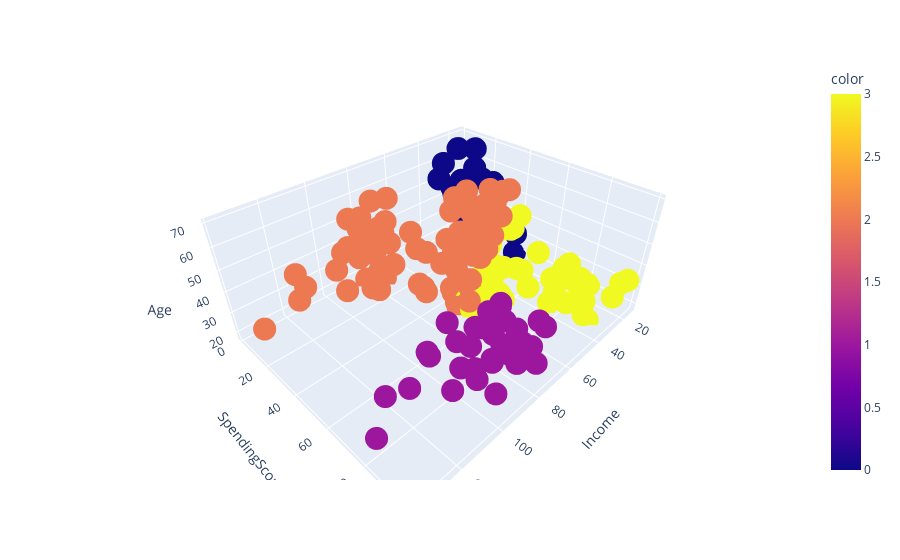
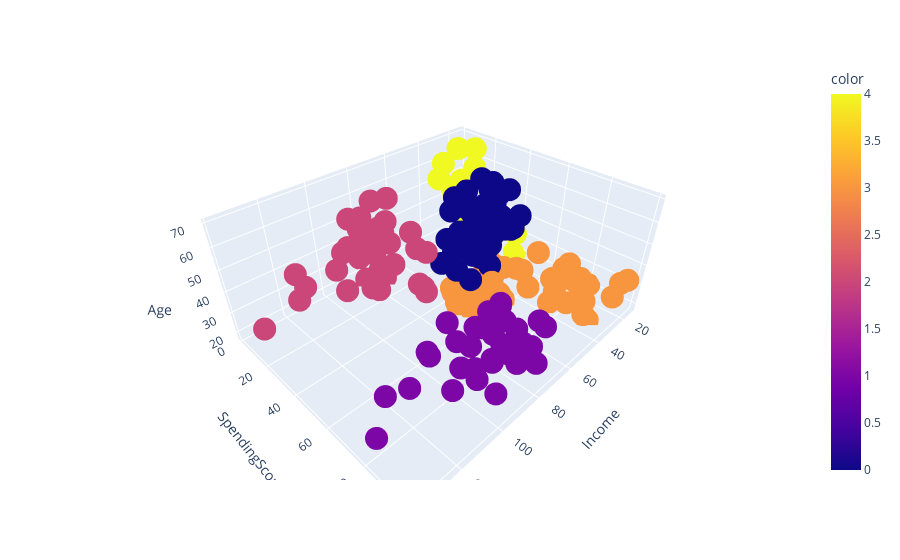

The notebook cell saved with these charts, in order:
### Markdown cell above
**Завдання 11** 

Зробити візуалізацію кластеризації методу К-середніх на вибраних Вами двох різних кількостях кластерів використовуючи [scatter_3d](https://plotly.com/python/3d-scatter-plots/).

### Code cell
fig = px.scatter_3d(data_frame=X, x='Income', y='SpendingScore', z='Age', color=four_clusters)
fig.show()

fig2 = px.scatter_3d(data_frame=X, x='Income', y='SpendingScore', z='Age', color=five_clusters)
fig2.show()

### Figure 1 — Plotly figure (JSON) as saved in the notebook; plotly's stock layout.template omitted (floating-point values rounded to 4 significant figures; data arrays with more than 128 entries replaced by an {"elided": "..."} marker saying what was removed)
{"data": [{"hovertemplate": "Income=%{x}<br>SpendingScore=%{y}<br>Age=%{z}<br>color=%{marker.color}<extra></extra>", "legendgroup": "", "marker": {"color": {"elided": "200 int values"}, "coloraxis": "coloraxis", "symbol": "circle"}, "mode": "markers", "name": "", "scene": "scene", "showlegend": false, "type": "scatter3d", "x": {"elided": "200 int values"}, "y": {"elided": "200 int values"}, "z": {"elided": "200 int values"}}], "layout": {"coloraxis": {"colorbar": {"title": {"text": "color"}}, "colorscale": [[0, "#0d0887"], [0.1111, "#46039f"], [0.2222, "#7201a8"], [0.3333, "#9c179e"], [0.4444, "#bd3786"], [0.5556, "#d8576b"], [0.6667, "#ed7953"], [0.7778, "#fb9f3a"], [0.8889, "#fdca26"], [1, "#f0f921"]]}, "legend": {"tracegroupgap": 0}, "margin": {"t": 60}, "scene": {"domain": {"x": [0, 1], "y": [0, 1]}, "xaxis": {"title": {"text": "Income"}}, "yaxis": {"title": {"text": "SpendingScore"}}, "zaxis": {"title": {"text": "Age"}}}}}

### Figure 2 — Plotly figure (JSON) as saved in the notebook; plotly's stock layout.template omitted (floating-point values rounded to 4 significant figures; data arrays with more than 128 entries replaced by an {"elided": "..."} marker saying what was removed)
{"data": [{"hovertemplate": "Income=%{x}<br>SpendingScore=%{y}<br>Age=%{z}<br>color=%{marker.color}<extra></extra>", "legendgroup": "", "marker": {"color": {"elided": "200 int values"}, "coloraxis": "coloraxis", "symbol": "circle"}, "mode": "markers", "name": "", "scene": "scene", "showlegend": false, "type": "scatter3d", "x": {"elided": "200 int values"}, "y": {"elided": "200 int values"}, "z": {"elided": "200 int values"}}], "layout": {"coloraxis": {"colorbar": {"title": {"text": "color"}}, "colorscale": [[0, "#0d0887"], [0.1111, "#46039f"], [0.2222, "#7201a8"], [0.3333, "#9c179e"], [0.4444, "#bd3786"], [0.5556, "#d8576b"], [0.6667, "#ed7953"], [0.7778, "#fb9f3a"], [0.8889, "#fdca26"], [1, "#f0f921"]]}, "legend": {"tracegroupgap": 0}, "margin": {"t": 60}, "scene": {"domain": {"x": [0, 1], "y": [0, 1]}, "xaxis": {"title": {"text": "Income"}}, "yaxis": {"title": {"text": "SpendingScore"}}, "zaxis": {"title": {"text": "Age"}}}}}
